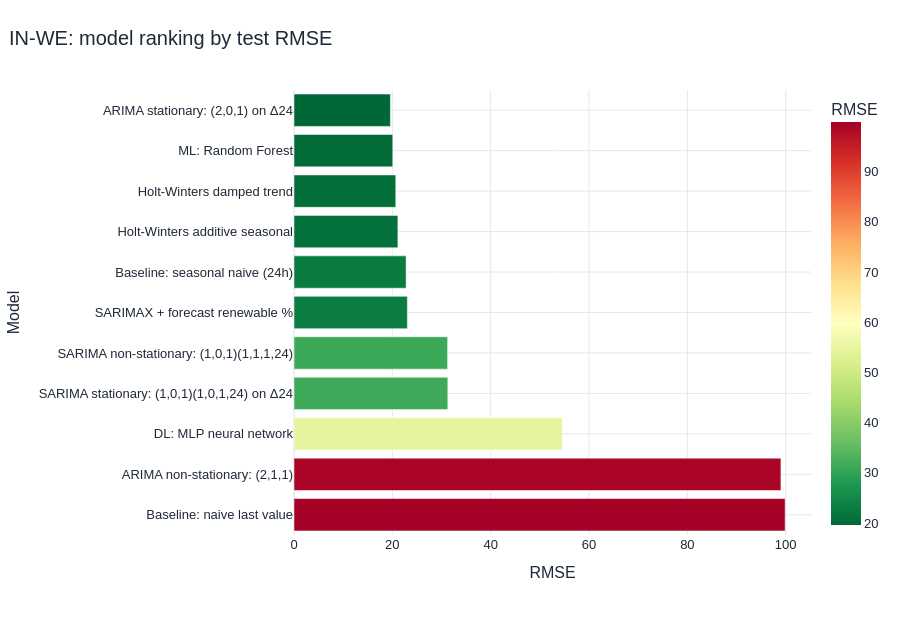

This figure's notebook cell:
### Markdown cell above
## 14. Forecast accuracy and complete model comparison

*Rank every model using the same unseen week*

MAE is the typical absolute miss. RMSE penalizes large misses more strongly. MAPE and sMAPE express relative error. R² shows how much test variation is explained. Lower error and higher R² are better.

### Code cell
scores = bundle.metrics.copy()
display(scores.round(3))
fig = px.bar(scores.sort_values("RMSE"), x="RMSE", y="Model", orientation="h", color="RMSE",
             color_continuous_scale="RdYlGn_r", title=f"{REGION}: model ranking by test RMSE")
fig.update_layout(yaxis={"categoryorder": "total descending"}, height=620)
show_chart(fig)

winner = scores.iloc[0]
display(Markdown(
    f"The overall winner is **{winner['Model']}**, with RMSE **{winner['RMSE']:.2f}**, "
    f"MAE **{winner['MAE']:.2f}**, and a **{winner['RMSE improvement vs best baseline (%)']:.1f}%** RMSE improvement "
    "over the strongest baseline. This conclusion applies to the shared final week; rolling-origin tests would strengthen a production decision."
))

### Figure 1 — Plotly figure (JSON) as saved in the notebook; plotly's stock layout.template omitted (floating-point values rounded to 4 significant figures)
{"data": [{"hovertemplate": "RMSE=%{marker.color}<br>Model=%{y}<extra></extra>", "legendgroup": "", "marker": {"color": [19.61, 20.09, 20.7, 21.13, 22.8, 23.05, 31.24, 31.28, 54.55, 99.03, 99.89], "coloraxis": "coloraxis", "pattern": {"shape": ""}}, "name": "", "orientation": "h", "showlegend": false, "textposition": "auto", "type": "bar", "x": [19.61, 20.09, 20.7, 21.13, 22.8, 23.05, 31.24, 31.28, 54.55, 99.03, 99.89], "xaxis": "x", "y": ["ARIMA stationary: (2,0,1) on Δ24", "ML: Random Forest", "Holt-Winters damped trend", "Holt-Winters additive seasonal", "Baseline: seasonal naive (24h)", "SARIMAX + forecast renewable %", "SARIMA non-stationary: (1,0,1)(1,1,1,24)", "SARIMA stationary: (1,0,1)(1,0,1,24) on Δ24", "DL: MLP neural network", "ARIMA non-stationary: (2,1,1)", "Baseline: naive last value"], "yaxis": "y"}], "layout": {"autosize": true, "barmode": "relative", "coloraxis": {"autocolorscale": false, "colorbar": {"title": {"text": "RMSE"}}, "colorscale": [[0.0, "rgb(0,104,55)"], [0.1, "rgb(26,152,80)"], [0.2, "rgb(102,189,99)"], [0.3, "rgb(166,217,106)"], [0.4, "rgb(217,239,139)"], [0.5, "rgb(255,255,191)"], [0.6, "rgb(254,224,139)"], [0.7, "rgb(253,174,97)"], [0.8, "rgb(244,109,67)"], [0.9, "rgb(215,48,39)"], [1.0, "rgb(165,0,38)"]]}, "font": {"color": "#1f2937", "family": "Arial, sans-serif", "size": 13}, "height": 620, "hoverlabel": {"font": {"size": 13}}, "legend": {"tracegroupgap": 0}, "margin": {"b": 85, "l": 70, "r": 45, "t": 90}, "title": {"font": {"size": 20}, "text": "IN-WE: model ranking by test RMSE", "x": 0.01, "xanchor": "left"}, "xaxis": {"anchor": "y", "automargin": true, "domain": [0.0, 1.0], "gridcolor": "#e5e7eb", "showgrid": true, "title": {"text": "RMSE"}}, "yaxis": {"anchor": "x", "automargin": true, "categoryorder": "total descending", "domain": [0.0, 1.0], "gridcolor": "#e5e7eb", "showgrid": true, "title": {"text": "Model"}, "zeroline": false}}}
